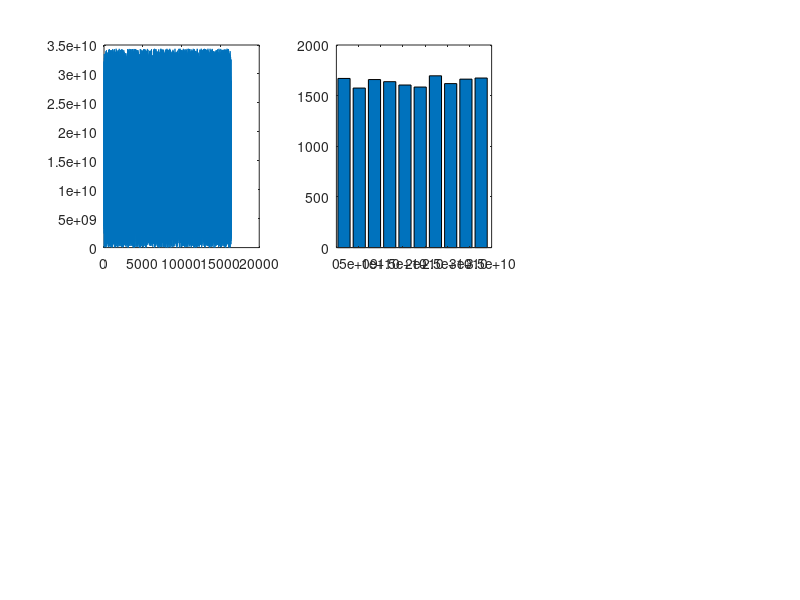

Source code (MATLAB):
clc
clear all
close all

N=4096*4;
P=(2^35)-31;
A=5^5;
x0=12345;
x=zeros(1,N);

x(1)=12;
for k=2:N
    x(k)=mod(A*x(k-1),P);
end

subplot(2,3,1);
plot(x);

subplot(2,3,2);
plot(abs(fft(x)));

[counts,centers] = hist(x);

bar(centers,counts);
